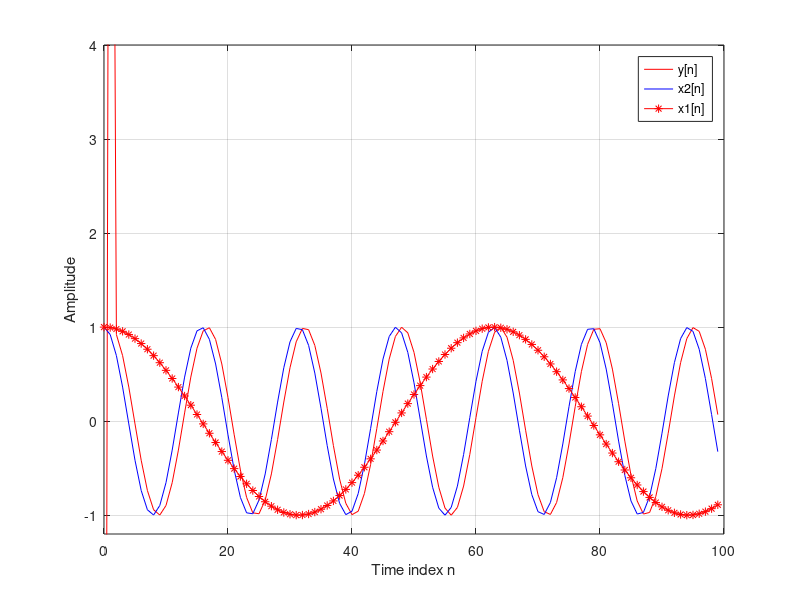

The MATLAB source for this figure:
b = [-6.76195 13.456335 -6.76195];
zi = [0 0];
n = 0:99;
x1 = cos(0.1*n)
x2 = cos(0.4*n)
y = filter(b, 1, x1+x2, zi)

plot(n,y,'r',n,x2,'b',n,x1,'r-*');grid
axis([0 100 -1.2 4]);
ylabel('Amplitude'); xlabel('Time index n');
legend('y[n]','x2[n]','x1[n]')